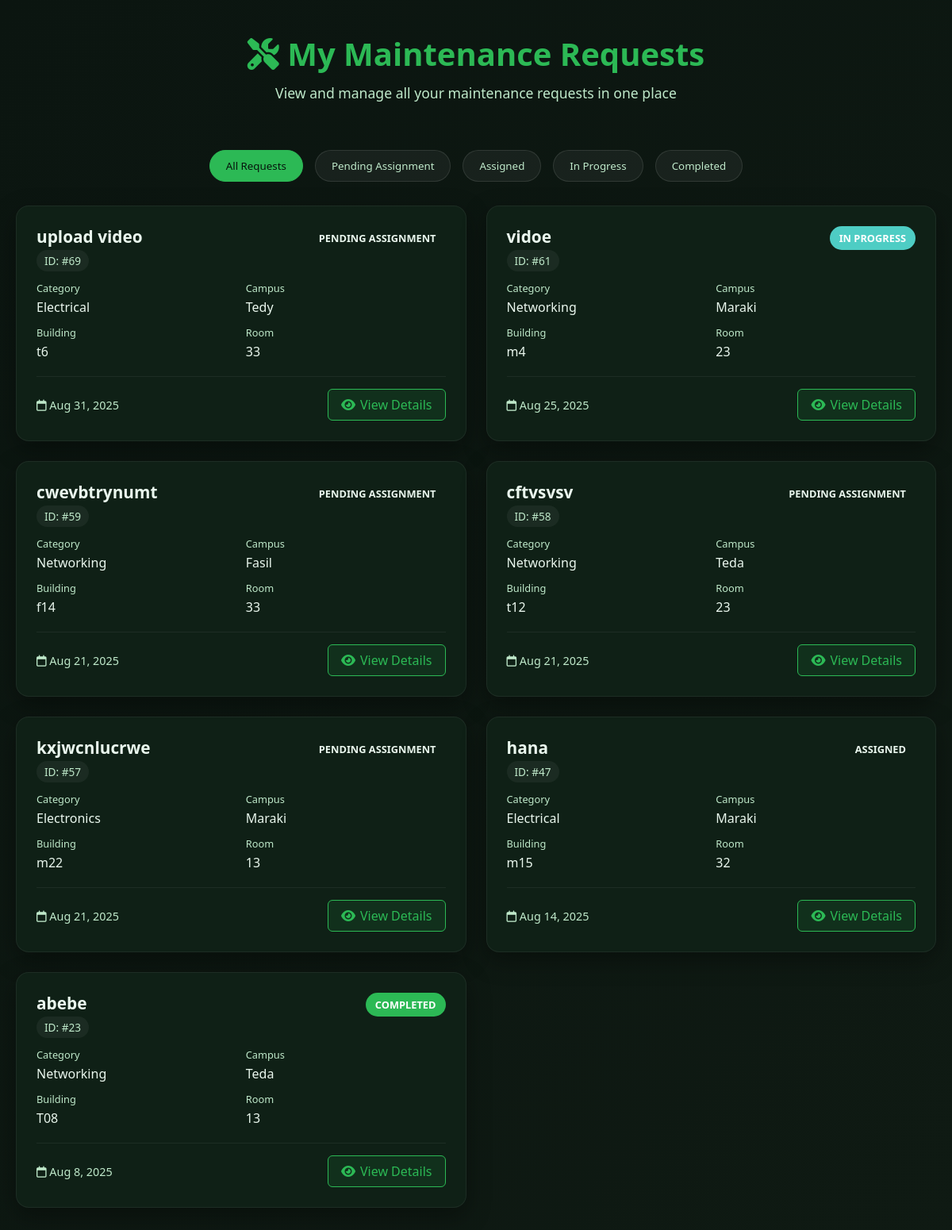
Screenshot of /dashboard/view_requests.php (signed in) with the database file from the repository.
### tables this page shows
CREATE TABLE IF NOT EXISTS `requests` (
  `id` int NOT NULL AUTO_INCREMENT,
  `requested_by` int DEFAULT NULL,
  `issue_title` varchar(255) DEFAULT NULL,
  `issue_description` text,
  `category` varchar(100) DEFAULT NULL,
  `campus` varchar(100) DEFAULT NULL,
  `building_number` varchar(50) DEFAULT NULL,
  `room_number` varchar(50) DEFAULT NULL,
  `image_path` varchar(255) DEFAULT NULL,
  `audio_path` varchar(255) DEFAULT NULL,
  `video_path` varchar(255) DEFAULT NULL,
  `assigned_technician_id` int DEFAULT NULL,
  `created_at` timestamp NULL DEFAULT CURRENT_TIMESTAMP,
  `user_type` enum('staff','external') DEFAULT 'staff',
  `status` enum('Pending Assignment','Assigned','In Progress','Completed') NOT NULL DEFAULT 'Pending Assignment',
  `price_status` enum('Not Set','Pending Payment','Paid','Verified') DEFAULT NULL,
  PRIMARY KEY (`id`),
  KEY `requested_by` (`requested_by`)
);

### dashboard/view_requests.php (the view, shortened to what this page needs)
<?php
$user_id = $_SESSION['user_id'];
$conn = new mysqli("localhost", "root", "", "test_uog");
$sql = "SELECT id, issue_title, category, campus, building_number, room_number, status, created_at
        FROM requests
        WHERE requested_by = ?
        ORDER BY created_at DESC";
$stmt = $conn->prepare($sql);
$stmt->bind_param("i", $user_id);
$stmt->execute();
$result = $stmt->get_result();
?>
<!DOCTYPE html>
<html lang="en">
<head>
    <link rel="stylesheet" href="https://cdnjs.cloudflare.com/ajax/libs/font-awesome/6.4.0/css/all.min.css">
    <link rel="stylesheet" href="view_requests.css">
</head>
<body>
    <div class="container">
        <div class="header">
            <h1><i class="fas fa-tools"></i> My Maintenance Requests</h1>
            <p>View and manage all your maintenance requests in one place</p>
        </div>
        <div class="filters">
            <button class="filter-btn active" data-filter="all">All Requests</button>
            <button class="filter-btn" data-filter="Pending Assignment">Pending Assignment</button>
            <button class="filter-btn" data-filter="Assigned">Assigned</button>
            <button class="filter-btn" data-filter="In Progress">In Progress</button>
            <button class="filter-btn" data-filter="Completed">Completed</button>
        </div>
        <?php if ($result->num_rows > 0): ?>
            <div class="requests-grid">
                <?php while ($row = $result->fetch_assoc()):
                    $status_class = 'status-' . strtolower(str_replace(' ', '-', $row['status']));
                ?>
                    <div class="request-card" data-status="<?= htmlspecialchars($row['status']) ?>">
                        <div class="card-header">
                            <div>
                                <h3 class="request-title"><?= htmlspecialchars($row['issue_title']) ?></h3>
                                <span class="request-id">ID: #<?= $row['id'] ?></span>
                            </div>
                            <span class="status-badge <?= $status_class ?>"><?= htmlspecialchars($row['status']) ?></span>
                        </div>
                        <div class="request-details">
                            <div class="detail-item">
                                <span class="detail-label">Category</span>
                                <span class="detail-value"><?= htmlspecialchars($row['category']) ?></span>
                            </div>
                            <div class="detail-item">
                                <span class="detail-label">Campus</span>
                                <span class="detail-value"><?= htmlspecialchars($row['campus']) ?></span>
                            </div>
                            <div class="detail-item">
                                <span class="detail-label">Building</span>
                                <span class="detail-value"><?= htmlspecialchars($row['building_number']) ?></span>
                            </div>
                            <div class="detail-item">
                                <span class="detail-label">Room</span>
                                <span class="detail-value"><?= htmlspecialchars($row['room_number']) ?></span>
                            </div>
                        </div>
                        <div class="card-footer">
                            <span class="request-date">
                                <i class="far fa-calendar"></i>
                                <?= date('M j, Y', strtotime($row['created_at'])) ?>
                            </span>
                            <a href="request_detail.php?id=<?= $row['id'] ?>" class="view-btn">
                                <i class="fas fa-eye"></i> View Details
                            </a>
                        </div>
                    </div>
                <?php endwhile; ?>
            </div>
        <?php endif; ?>
    </div>
</body>
</html>

### dashboard/view_requests.css (style rules this page uses)
:root { --green-apple: #2CB955; --green-dark: #124F29; --bg: #0b1510; --text: #eaf7ee; --muted: #bfe9ca; --card: #0f2016; --shadow: 0 10px 30px rgba(0,0,0,.35); --radius: 16px; --pending: #FFE66D; --in-progress: #4ECDC4; --completed: #2CB955; --cancelled: #FF6B6B; }
* { margin: 0; padding: 0; box-sizing: border-box; font-family: 'Segoe UI', Tahoma, Geneva, Verdana, sans-serif; }
body { background: linear-gradient(135deg, var(--bg), #0f1a13); color: var(--text); min-height: 100vh; padding: 20px; }
.container { max-width: 1400px; margin: 0 auto; }
.header { text-align: center; margin-bottom: 40px; padding: 20px; }
.header h1 { font-size: 2.5rem; color: var(--green-apple); margin-bottom: 10px; }
.header p { color: var(--muted); font-size: 1.1rem; max-width: 600px; margin: 0 auto; }
.filters { display: flex; justify-content: center; gap: 15px; margin-bottom: 30px; flex-wrap: wrap; }
.filter-btn { padding: 10px 20px; background: rgba(255, 255, 255, 0.05); border: 1px solid rgba(255, 255, 255, 0.1); border-radius: 30px; color: var(--muted); cursor: pointer; transition: all 0.3s ease; }
.filter-btn.active, .filter-btn:hover { background: var(--green-apple); color: #07150d; border-color: var(--green-apple); }
.requests-grid { display: grid; grid-template-columns: repeat(auto-fill, minmax(400px, 1fr)); gap: 25px; margin-bottom: 40px; }
.request-card { background: var(--card); border-radius: var(--radius); padding: 25px; box-shadow: var(--shadow); border: 1px solid rgba(255,255,255,0.06); transition: transform 0.3s ease, box-shadow 0.3s ease; position: relative; overflow: hidden; }
.card-header { display: flex; justify-content: space-between; align-items: flex-start; margin-bottom: 15px; }
.request-title { font-size: 1.3rem; color: var(--text); margin-bottom: 5px; font-weight: 600; line-height: 1.3; }
.request-id { color: var(--muted); font-size: 0.85rem; background: rgba(255,255,255,0.05); padding: 4px 10px; border-radius: 20px; }
.status-badge { padding: 6px 12px; border-radius: 20px; font-size: 0.8rem; font-weight: 600; text-transform: uppercase; }
.status-in-progress { background-color: var(--in-progress); color: #fff; }
.status-completed { background-color: var(--completed); color: #fff; }
.request-details { margin: 15px 0; display: grid; grid-template-columns: 1fr 1fr; gap: 12px; }
.detail-item { display: flex; flex-direction: column; }
.detail-label { font-size: 0.8rem; color: var(--muted); margin-bottom: 4px; }
.detail-value { font-weight: 500; color: var(--text); }
.card-footer { display: flex; justify-content: space-between; align-items: center; margin-top: 20px; padding-top: 15px; border-top: 1px solid rgba(255,255,255,0.06); }
.request-date { color: var(--muted); font-size: 0.9rem; }
.view-btn { padding: 8px 16px; background: rgba(44, 185, 85, 0.1); color: var(--green-apple); border: 1px solid var(--green-apple); border-radius: 6px; text-decoration: none; font-weight: 500; transition: all 0.3s ease; display: flex; align-items: center; gap: 6px; }

### rows the page displays
requests: issue_title "upload video", id "69", status "PENDING ASSIGNMENT", category "Electrical", campus "Tedy", building_number "t6", room_number "33", created_at "Aug 31, 2025"
requests: issue_title "vidoe", id "61", status "IN PROGRESS", category "Networking", campus "Maraki", building_number "m4", room_number "23", created_at "Aug 25, 2025"
requests: issue_title "cwevbtrynumt", id "59", status "PENDING ASSIGNMENT", category "Networking", campus "Fasil", building_number "f14", room_number "33", created_at "Aug 21, 2025"
requests: issue_title "cftvsvsv", id "58", status "PENDING ASSIGNMENT", category "Networking", campus "Teda", building_number "t12", room_number "23", created_at "Aug 21, 2025"
requests: issue_title "kxjwcnlucrwe", id "57", status "PENDING ASSIGNMENT", category "Electronics", campus "Maraki", building_number "m22", room_number "13", created_at "Aug 21, 2025"
requests: issue_title "hana", id "47", status "ASSIGNED", category "Electrical", campus "Maraki", building_number "m15", room_number "32", created_at "Aug 14, 2025"
requests: issue_title "abebe", id "23", status "COMPLETED", category "Networking", campus "Teda", building_number "T08", room_number "13", created_at "Aug 8, 2025"
